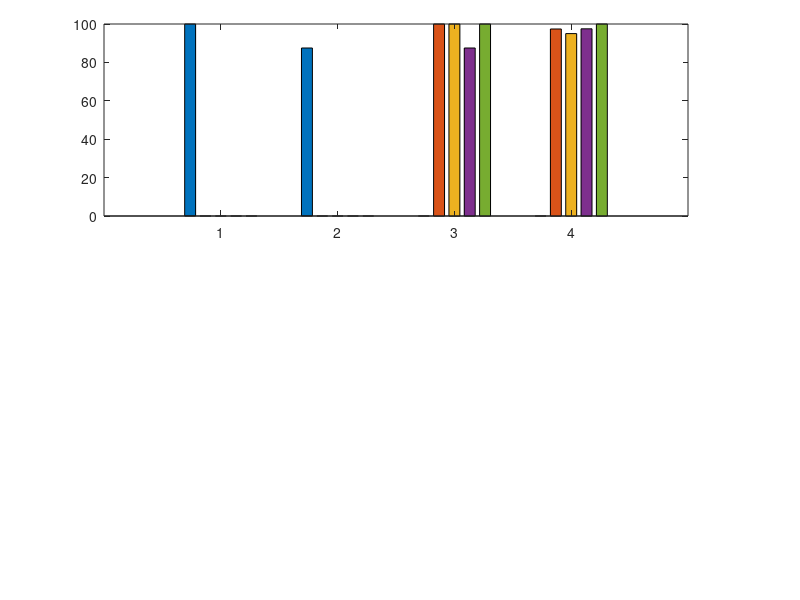

This chart was generated by the following MATLAB code: (Note: this script raises an error after producing the figure.)
%% plot_G1_fig1_fig2.m
% G1 — Two-panel figure (2 × 1)
%
% Top    (a): Action Safety (%) by condition and model — grouped bar
% Bottom (b): Dangerous cases heatmap — condition × scene
%
% Key findings:
%   Tier 2 alone has a fatal blind spot on blocked_lens (87.5% safe)
%   Tier 3 LLM-only: gpt4o_mini also fails on wall_close (87.5%)
%   Full pipeline: Gemini achieves 100%; GPT-4o worst at 95%
%
% Data source: G1_runs_20260525_021111.csv  (latest run)

clear; clc; close all;

%% ── Data ─────────────────────────────────────────────────────────────────────

% (a) Action Safety (%) — rows=models, cols=conditions
%     NaN = model not active in that condition
%                          T1.5-only  T2-only  T3-only  Full
SafetyData = [100.0, 87.5,  NaN,   NaN;    % Rule-Based
              NaN,   NaN,  100.0,  97.4;   % Claude
              NaN,   NaN,  100.0,  95.0;   % GPT-4o
              NaN,   NaN,   87.5,  97.5;   % GPT-4o-mini
              NaN,   NaN,  100.0, 100.0];  % Gemini

condLabels  = {'Tier 1.5 Only','Tier 2 Only','Tier 3 Only (LLM)','Full Pipeline'};
modelNames  = {'Rule-Based','Claude','GPT-4o','GPT-4o-mini','Gemini'};

% Model colours
mc = [0.58 0.65 0.65;   % Rule-Based  — grey
      0.88 0.48 0.33;   % Claude      — orange-red
      0.29 0.56 0.85;   % GPT-4o      — blue
      0.42 0.75 0.42;   % GPT-4o-mini — green
      0.69 0.49 0.85];  % Gemini      — purple

% (b) Dangerous count matrix [condition × scene]  (aggregated across all models)
%     tier1_5_only: all zero
%     tier2_only  : blocked_lens = 5 (sensor blind spot)
%     tier3_only  : wall_close   = 5 (depth sensor / LLM error)
%     full_pipeline: wall_close  = 4
DangerMat = [0, 0, 0, 0, 0, 0, 0, 0;   % Tier 1.5 Only
             0, 0, 5, 0, 0, 0, 0, 0;   % Tier 2 Only
             0, 5, 0, 0, 0, 0, 0, 0;   % Tier 3 Only
             0, 4, 0, 0, 0, 0, 0, 0];  % Full Pipeline

sceneLabels = {'person near','wall close','blocked lens','person far', ...
               'dim light','cluttered','object table','door open'};
condLabelsShort = {'Tier 1.5\nOnly','Tier 2\nOnly','Tier 3\nOnly','Full\nPipeline'};

%% ── Layout constants  [left  bottom  width  height] ─────────────────────────
% Both plot areas identical width & height; colorbar placed manually.
LFT  = 0.13;   % wider left margin — fits 'Tier 1.5 Only' y-axis label
WID  = 0.73;   % plot width  (colorbar in remaining ~0.14)
PHGT = 0.32;   % height of each subplot
BOT2 = 0.14;   % bottom of heatmap — room for 30° rotated x-labels
GAP  = 0.18;   % gap between plots — (b) title + whitespace + legend + whitespace
BOT1 = BOT2 + PHGT + GAP;   % bottom of bar chart = 0.64

%% ── Figure ───────────────────────────────────────────────────────────────────
fig = figure('Name','G1 — Tier Comparison', ...
             'Position',[80 60 1150 920]);

%% ══════════════════════════════════════════════════════════════════════════════
%% Subplot (a) — Action Safety grouped bar
%% ══════════════════════════════════════════════════════════════════════════════
ax1 = axes('Position',[LFT BOT1 WID PHGT]);

% bar() with NaN produces no bar for that group entry
bh = bar(1:4, SafetyData', 0.75);   % transpose: rows=conditions, cols=models
for k = 1:5
    bh(k).FaceColor = mc(k,:);
    bh(k).FaceAlpha = 0.87;
    bh(k).EdgeColor = 'none';
end
hold on;

% 100% reference line
yline(100,'--','Color',[0.55 0.55 0.55],'LineWidth',1.0,'HandleVisibility','off');

% Annotate non-100 values
% Need bar x positions — use XOffset from bar handles
nBars  = 5;
bWidth = 0.75;
offs   = linspace(-(nBars-1)/2, (nBars-1)/2, nBars) * (bWidth/nBars);

annots = {
    % {cond_idx, model_idx, value, label}
    2, 1, 87.5, '87.5%';   % Tier2 / Rule-Based
    3, 4, 87.5, '87.5%';   % Tier3 / GPT-4o-mini
    4, 2, 97.4, '97.4%';   % Full  / Claude
    4, 3, 95.0, '95.0%';   % Full  / GPT-4o
    4, 4, 97.5, '97.5%';   % Full  / GPT-4o-mini
};
for i = 1:size(annots,1)
    ci  = annots{i,1};
    mi  = annots{i,2};
    val = annots{i,3};
    lbl = annots{i,4};
    text(ci + offs(mi), val + 0.4, lbl, ...
         'HorizontalAlignment','center','FontSize',8.5, ...
         'Color',[0.75 0.10 0.10],'FontWeight','bold');
end

% Callout: Tier 2 blind spot
text(2 + offs(1), 85.5, {'{\leftarrow} Blocked lens'; 'blind spot'}, ...
     'FontSize',8.5,'Color',[0.75 0.10 0.10], ...
     'HorizontalAlignment','left');

set(ax1,'XTick',1:4,'XTickLabel',condLabels,'FontSize',10);
ylim([70 108]);
ax1.YTick = 70:5:105;
ax1.YTickLabel = {'70%','75%','80%','85%','90%','95%','100%','105%'};
ylabel('Action Safety (%)','FontSize',11);
% Title via annotation so it is pinned to the same centre-x as plot (b)
annotation('textbox', [LFT, BOT1+PHGT+0.005, WID, 0.055], ...
    'String', {'\bf(a)  Action Safety by System Condition'; ...
               'Tier 2 alone has a fatal blind spot (blocked lens) — LLMs eliminate it'}, ...
    'FontSize',11, 'EdgeColor','none', ...
    'HorizontalAlignment','center', 'VerticalAlignment','bottom', ...
    'FitBoxToText','off');
ax1.YGrid='on'; ax1.XGrid='off';
ax1.GridAlpha=0.28; ax1.GridLineStyle='--'; ax1.Box='off';

% Legend — sits in the gap between the two plots
axLeg = axes('Position',[0 0 1 1],'Visible','off','HandleVisibility','off');
hold(axLeg,'on');
hD = gobjects(1,5);
for k = 1:5
    hD(k) = patch(NaN,NaN,mc(k,:),'FaceAlpha',0.87,'EdgeColor','none','Parent',axLeg);
end
lgd = legend(axLeg, hD, modelNames, ...
             'Orientation','horizontal','FontSize',9.5,'Box','off');
lgd.Units    = 'normalized';
lgd.Position = [0.15  BOT2+PHGT+GAP*0.62  0.68  0.04];  % upper 2/3 of gap
hold off;

%% ══════════════════════════════════════════════════════════════════════════════
%% Subplot (b) — Dangerous cases heatmap  (pcolor for clean cell edges)
%% ══════════════════════════════════════════════════════════════════════════════
ax2 = axes('Position',[LFT BOT2 WID PHGT]);

% pcolor needs (nRow+1) × (nCol+1) matrix — pad with zeros
[nR, nC] = size(DangerMat);
P = [DangerMat, zeros(nR,1); zeros(1,nC+1)];

h = pcolor(ax2, P);
h.EdgeColor = [1 1 1];   % white grid lines between cells
h.LineWidth = 1.8;

% Colormap: light grey (0=safe) → yellow → orange → red (5=most dangerous)
cmap6 = [0.94 0.97 0.94;   % 0  — near-white green  (safe)
         0.99 0.98 0.82;   % 1  — pale yellow
         0.99 0.85 0.46;   % 2  — amber
         0.98 0.60 0.22;   % 3  — orange
         0.90 0.25 0.12;   % 4  — red-orange
         0.65 0.05 0.05];  % 5  — deep red
nStep = 64;
cmapFull = [];
for s = 1:5
    cmapFull = [cmapFull; ...
                interp1([0 1], [cmap6(s,:); cmap6(s+1,:)], linspace(0,1,nStep))];
end
colormap(ax2, cmapFull);
clim([0 5]);

% Colorbar — placed manually so it does NOT resize ax2
cb = colorbar(ax2,'Location','manual');
cb.Position      = [LFT+WID+0.015  BOT2  0.025  PHGT];
cb.Label.String  = 'Dangerous cases (count)';
cb.Label.FontSize = 9;
cb.Ticks         = 0:5;
cb.TickLabels    = {'0 (safe)','1','2','3','4','5'};
% Restore ax2 to exact size (colorbar creation can still nudge it)
ax2.Position     = [LFT BOT2 WID PHGT];

hold(ax2,'on');

% Cell text: number for all cells; red bold for non-zero, dark green for zero
for i = 1:nR
    for j = 1:nC
        val = DangerMat(i,j);
        if val == 0
            clr = [0.15 0.50 0.20];   % dark green
            fsz = 13;
            lbl = char(10003);        % Unicode ✓ — renders without LaTeX interpreter
        else
            clr = [1 1 1];            % white
            fsz = 14;
            lbl = num2str(val);
        end
        text(ax2, j + 0.5, i + 0.5, lbl, ...
             'HorizontalAlignment','center','VerticalAlignment','middle', ...
             'FontSize',fsz,'Color',clr,'FontWeight','bold');
    end
end

% ── Axes formatting ───────────────────────────────────────────────────────────
set(ax2, ...
    'XTick',                1.5:8.5, ...
    'XTickLabel',           sceneLabels, ...
    'YTick',                1.5:4.5, ...
    'YTickLabel',           {'Tier 1.5 Only','Tier 2 Only','Tier 3 Only','Full Pipeline'}, ...
    'YDir',                 'reverse', ...    % row 1 at top, row 4 at bottom
    'FontSize',             10, ...
    'TickLength',           [0 0], ...
    'XLim',                 [0.5 nC+0.5], ...
    'YLim',                 [0.5 nR+0.5], ...
    'DataAspectRatioMode',  'auto', ...
    'PlotBoxAspectRatioMode','auto', ...
    'Layer',                'top');   % draw axis lines on top of pcolor patches
xtickangle(ax2, 30);

annotation('textbox', [LFT, BOT2+PHGT+0.005, WID, 0.055], ...
    'String', {'\bf(b)  Dangerous Recommendations: Condition \times Scene'; ...
               '(truth = hazard,  action = PITCH\_FORWARD — aggregated across all models)'}, ...
    'FontSize',11, 'EdgeColor','none', ...
    'HorizontalAlignment','center', 'VerticalAlignment','bottom', ...
    'FitBoxToText','off', 'Interpreter','tex');
ax2.Box = 'off';
hold(ax2,'off');
